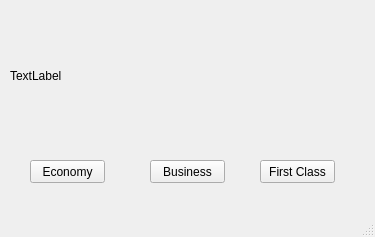
<?xml version="1.0" encoding="UTF-8"?>
<ui version="4.0">
 <class>Flights</class>
 <widget class="QMainWindow" name="Flights">
  <property name="geometry">
   <rect>
    <x>0</x>
    <y>0</y>
    <width>375</width>
    <height>237</height>
   </rect>
  </property>
  <property name="windowTitle">
   <string>MainWindow</string>
  </property>
  <widget class="QWidget" name="centralwidget">
   <widget class="QLabel" name="label">
    <property name="geometry">
     <rect>
      <x>10</x>
      <y>20</y>
      <width>351</width>
      <height>111</height>
     </rect>
    </property>
    <property name="text">
     <string>TextLabel</string>
    </property>
   </widget>
   <widget class="QPushButton" name="pushButton">
    <property name="geometry">
     <rect>
      <x>30</x>
      <y>160</y>
      <width>75</width>
      <height>23</height>
     </rect>
    </property>
    <property name="text">
     <string>Economy</string>
    </property>
   </widget>
   <widget class="QPushButton" name="pushButton_2">
    <property name="geometry">
     <rect>
      <x>150</x>
      <y>160</y>
      <width>75</width>
      <height>23</height>
     </rect>
    </property>
    <property name="text">
     <string>Business</string>
    </property>
   </widget>
   <widget class="QPushButton" name="pushButton_3">
    <property name="geometry">
     <rect>
      <x>260</x>
      <y>160</y>
      <width>75</width>
      <height>23</height>
     </rect>
    </property>
    <property name="text">
     <string>First Class</string>
    </property>
   </widget>
  </widget>
  <widget class="QMenuBar" name="menubar">
   <property name="geometry">
    <rect>
     <x>0</x>
     <y>0</y>
     <width>375</width>
     <height>21</height>
    </rect>
   </property>
  </widget>
  <widget class="QStatusBar" name="statusbar"/>
 </widget>
 <resources/>
 <connections/>
</ui>
